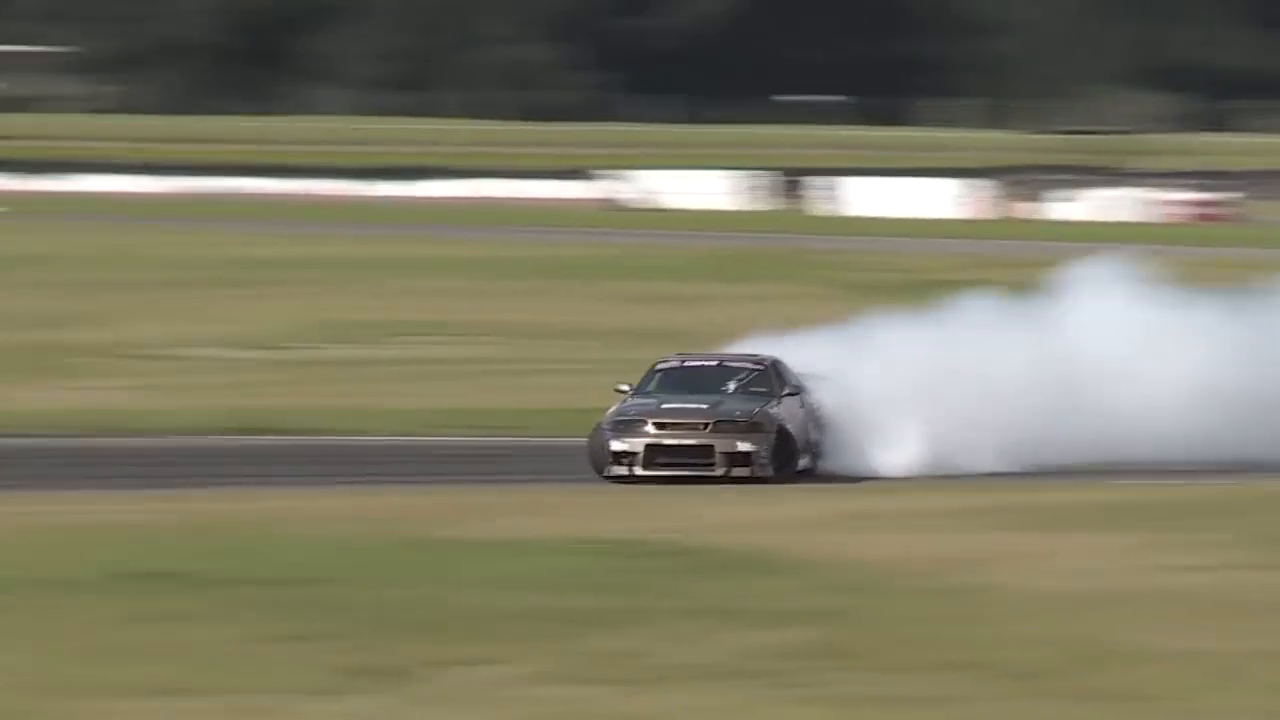
//> input picture frame 23 of OpenCV/TerminalASCII/vid1.mp4, 1280 x 720 px
$ ./main   (built with g++ and OpenCV 4)
//> lines starting //> are read from the running program, lines starting //| are printed output that depends on the picture
#include <iostream>
#include <chrono>
#include <thread>

#include <opencv2/opencv.hpp>

using namespace std;
using namespace cv;

string pixelToAASCII (int pixelIntensity) {
    const string ASCIICHARS = "@%$*+=-. ";
    string s = string (1, ASCIICHARS[pixelIntensity * ASCIICHARS.length() / 256]);
    return s;
}


int main (void) {
    string videoPath = "/Users/natindo/Documents/Smth/С++/OpenCV/TerminalASCII/vid1.mp4";

    VideoCapture cap(videoPath);

    double fps = cap.get(CAP_PROP_FPS);
    cout << fps << endl;

    int frameDurationMs = 1000 / fps;
    int width = 150;
    int height = 50;

    int frameWidth = cap.get(CAP_PROP_FRAME_WIDTH);
    int frameHeight = cap.get(CAP_PROP_FRAME_HEIGHT);

    height = (width * frameHeight / frameWidth) * 0.4149;

    Mat frame, grayFrame, resizeFrame;

    while (true) {
        cap >> frame;
//> frame is the input picture: 720 rows x 1280 cols, CV_8UC3; mean B, G, R 100.6, 122.4, 125.5
        if (frame.empty()) {
            break;
        }

        cvtColor(frame, grayFrame, cv::COLOR_BGR2GRAY);
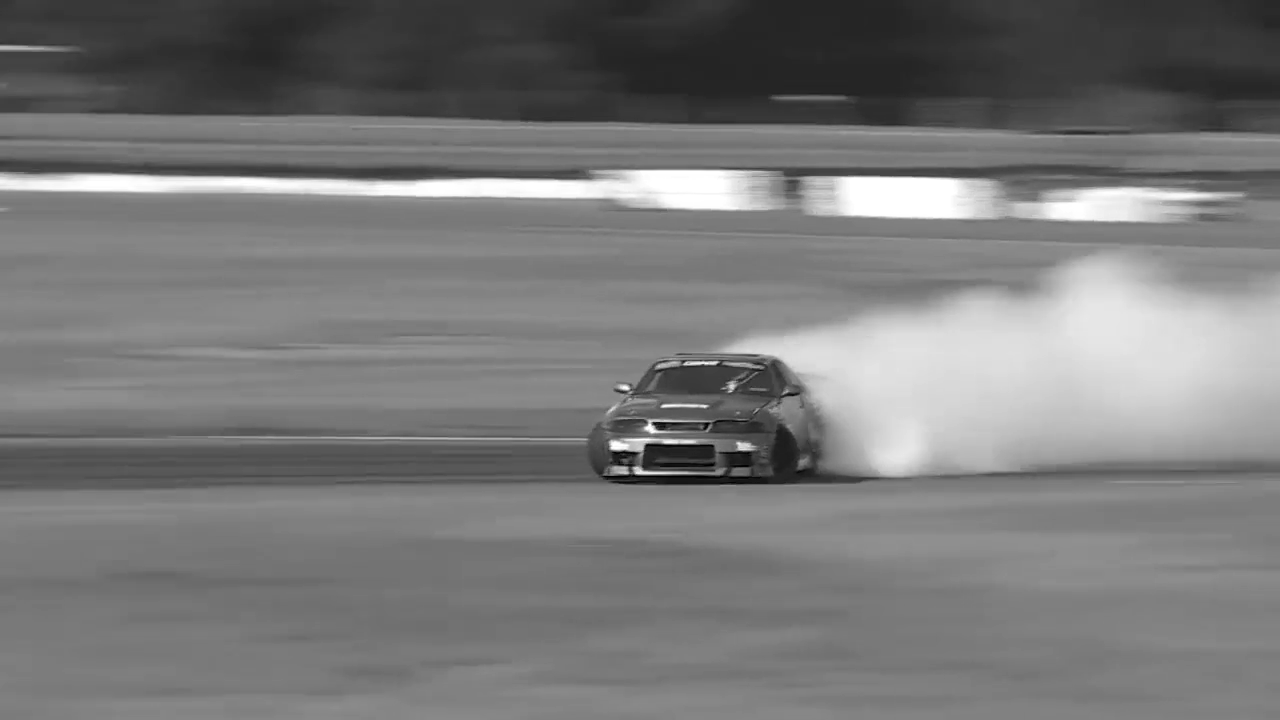
//> grayFrame: 720 rows x 1280 cols, CV_8UC1; min 0, max 255, mean 120.8
        resize(grayFrame, resizeFrame, Size (width, height), 0, 0, INTER_LINEAR);
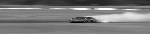
//> resizeFrame: 34 rows x 150 cols, CV_8UC1; min 1, max 255, mean 120.3

        string asciiFrame;

        for (int i = 0; i < height; i++) {
            for (int j = 0; j < width; j++){
                asciiFrame += pixelToAASCII(resizeFrame.at<uchar>(i, j));
            }
            asciiFrame += "\n";
        }

        system("clear"); // clear console
        cout << asciiFrame;
        std::this_thread::sleep_for(std::chrono::milliseconds(frameDurationMs));

    }

    return 0;
}

$ run again, starting later in the video
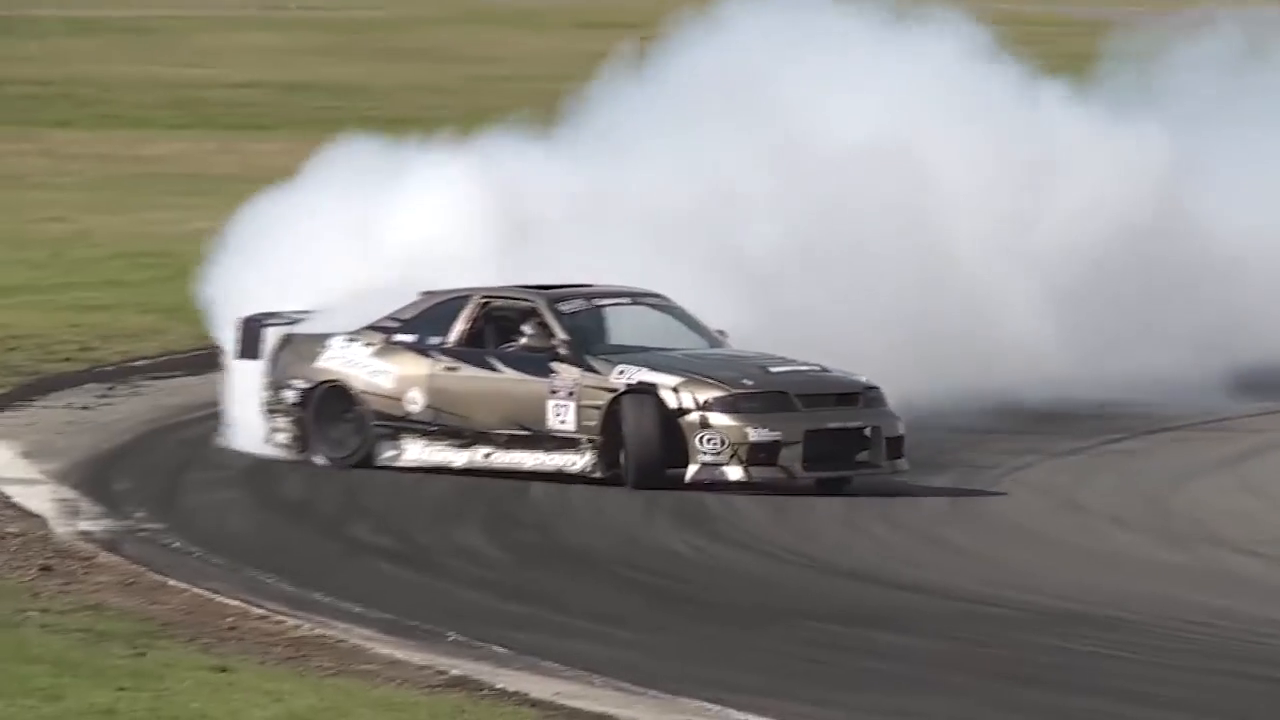
//> input picture frame 105 of OpenCV/TerminalASCII/vid1.mp4, 1280 x 720 px
//> frame is the input picture: 720 rows x 1280 cols, CV_8UC3; mean B, G, R 129.8, 135.6, 137.4
//> `cvtColor(frame, grayFrame, cv::COLOR_BGR2GRAY);`:
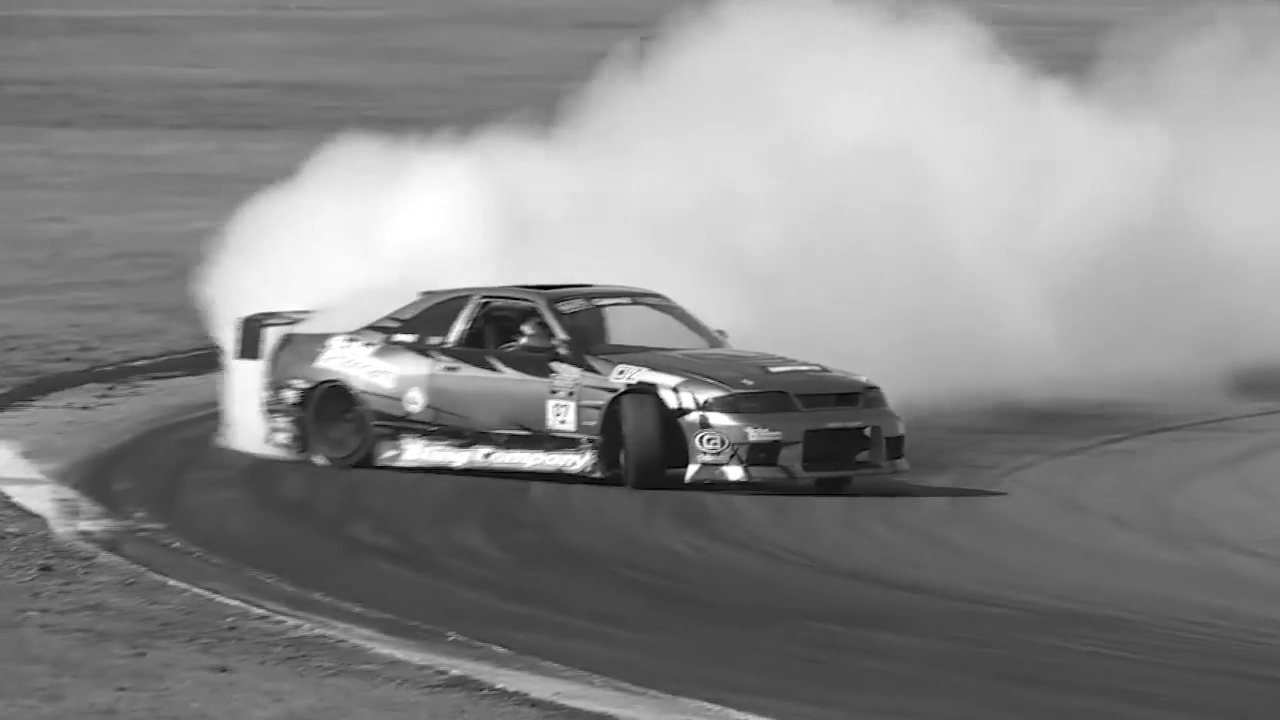
//> grayFrame: 720 rows x 1280 cols, CV_8UC1; min 0, max 255, mean 135.3
//> `resize(grayFrame, resizeFrame, Size (width, height), 0, 0, INTER_LINEA..`:
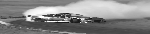
//> resizeFrame: 34 rows x 150 cols, CV_8UC1; min 11, max 255, mean 135.5

$ run again, starting later in the video
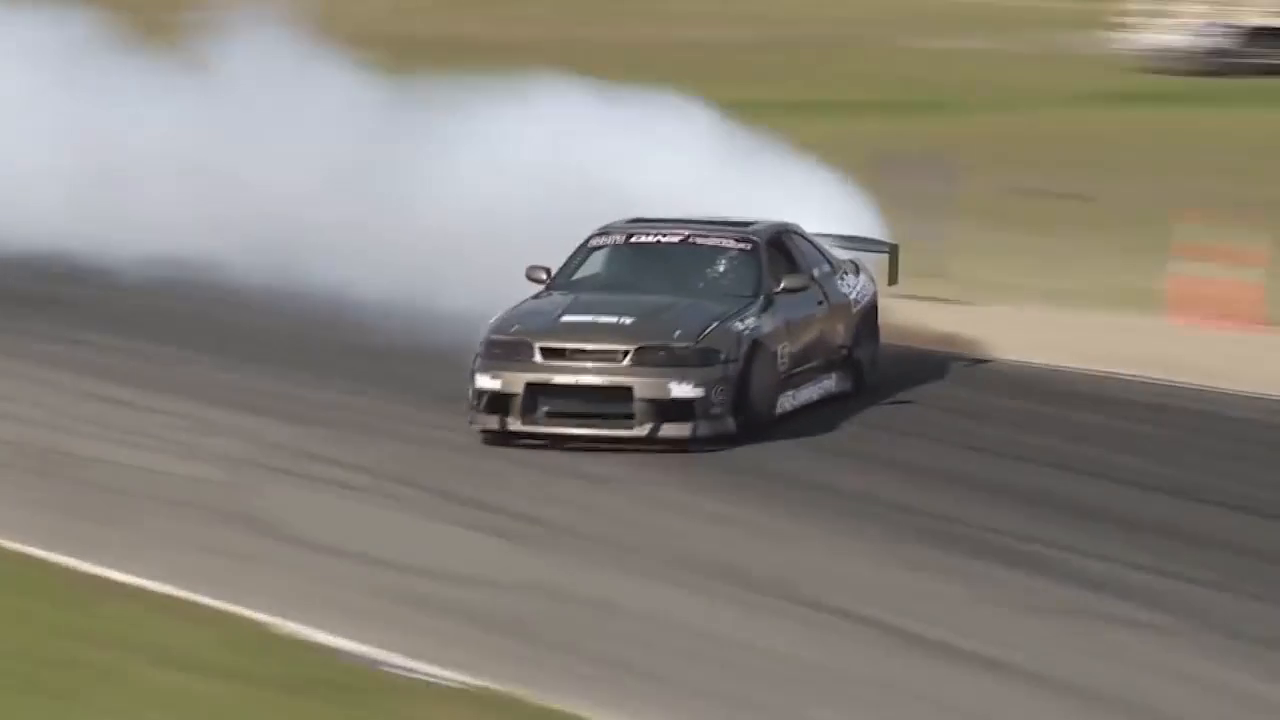
//> input picture frame 188 of OpenCV/TerminalASCII/vid1.mp4, 1280 x 720 px
//> frame is the input picture: 720 rows x 1280 cols, CV_8UC3; mean B, G, R 121.5, 131.3, 136.2
//> `cvtColor(frame, grayFrame, cv::COLOR_BGR2GRAY);`:
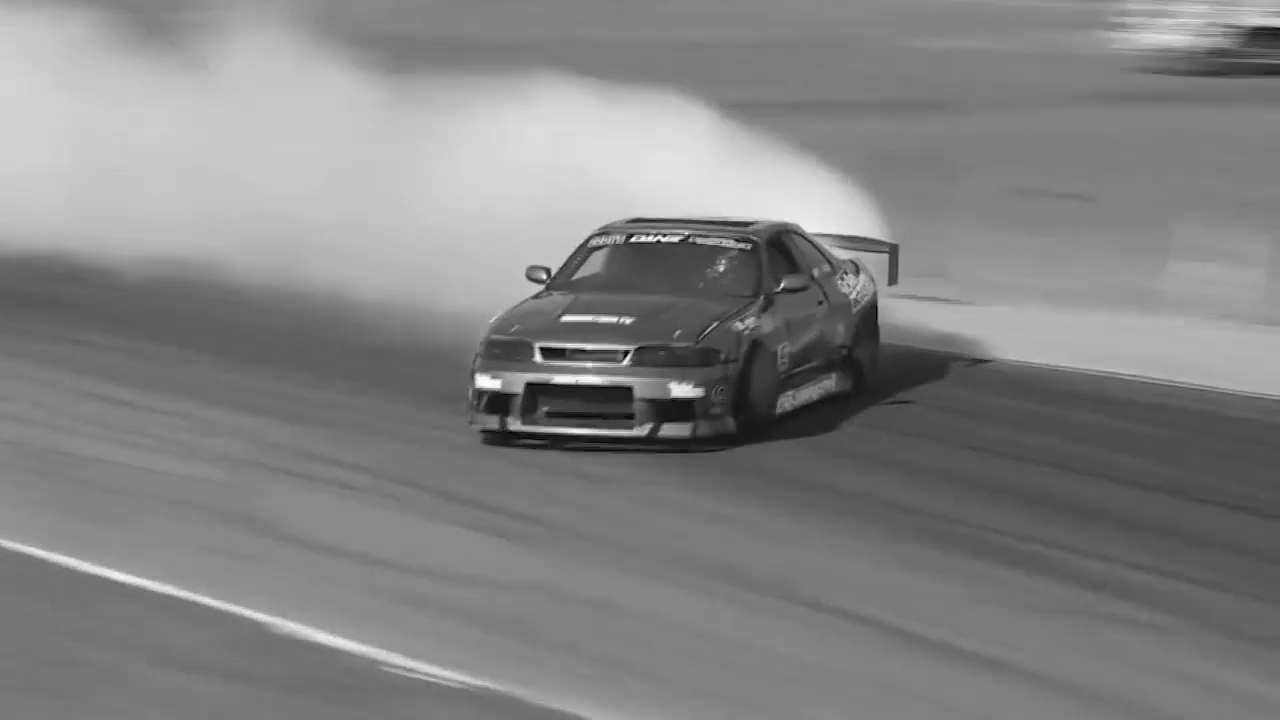
//> grayFrame: 720 rows x 1280 cols, CV_8UC1; min 0, max 255, mean 131.6
//> `resize(grayFrame, resizeFrame, Size (width, height), 0, 0, INTER_LINEA..`:
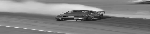
//> resizeFrame: 34 rows x 150 cols, CV_8UC1; min 9, max 234, mean 131.1
